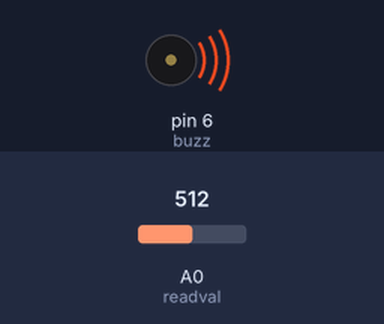
A sketch run on a simulated Arduino Uno, built with avr-gcc and run on an emulated ATmega328P. Parts: buzzer (waves = sounding). The test bench sets the inputs (shaded band); at power-on: A0 (readval) = 512.

Above: at 0.1 s.
Timing chart, 0 to 1.6 s (numbered marks = the images above):
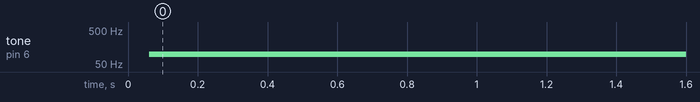

The sketch:

Buzzer_Potentiometer.ino
```cpp
float potval;
int buzz = 6;
float ton;
int readval = A0;


void setup() {
  // put your setup code here, to run once:
pinMode(buzz, OUTPUT);
pinMode(readval, INPUT);
Serial.begin(9600);
}

void loop() {
  // put your main code here, to run repeatedly:
potval = analogRead(readval);
ton = ((9940./1023.)*potval) + 60;
digitalWrite(buzz, HIGH);
delayMicroseconds (ton);
digitalWrite(buzz, LOW);
delayMicroseconds (ton);

}
```

Measured:
- by itself, tone on pin 6 (buzz): silent → 98 Hz at 0.06 s
